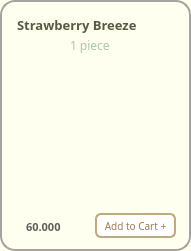
       <widget class="QFrame" name="frame_croisstrawberry">
        <property name="geometry">
         <rect>
          <x>240</x>
          <y>10</y>
          <width>191</width>
          <height>251</height>
         </rect>
        </property>
        <property name="styleSheet">
         <string notr="true">background-color: #FFFFF0;
border-radius: 15px; 
border: 2px solid #A8A29E ;</string>
        </property>
        <property name="frameShape">
         <enum>QFrame::StyledPanel</enum>
        </property>
        <property name="frameShadow">
         <enum>QFrame::Raised</enum>
        </property>
        <widget class="QLabel" name="label_strawberry">
         <property name="geometry">
          <rect>
           <x>17</x>
           <y>15</y>
           <width>161</width>
           <height>20</height>
          </rect>
         </property>
         <property name="font">
          <font>
           <family>Mongolian Baiti</family>
           <pointsize>10</pointsize>
           <weight>75</weight>
           <bold>true</bold>
          </font>
         </property>
         <property name="styleSheet">
          <string notr="true">border-radius: 0px;
border:0px solid;
color:#5A5A42</string>
         </property>
         <property name="text">
          <string>Strawberry Breeze</string>
         </property>
        </widget>
        <widget class="QLabel" name="label_crois_strawberry">
         <property name="geometry">
          <rect>
           <x>3</x>
           <y>36</y>
           <width>191</width>
           <height>181</height>
          </rect>
         </property>
         <property name="cursor">
          <cursorShape>ArrowCursor</cursorShape>
         </property>
         <property name="styleSheet">
          <string notr="true">border:0px;
background-color: transparent;</string>
         </property>
         <property name="text">
          <string/>
         </property>
         <property name="pixmap">
          <pixmap>../images/image-removebg-preview (27).png</pixmap>
         </property>
         <property name="scaledContents">
          <bool>true</bool>
         </property>
        </widget>
        <widget class="QLabel" name="label_strawberry_size">
         <property name="geometry">
          <rect>
           <x>70</x>
           <y>37</y>
           <width>51</width>
           <height>16</height>
          </rect>
         </property>
         <property name="font">
          <font>
           <family>Mongolian Baiti</family>
           <pointsize>9</pointsize>
          </font>
         </property>
         <property name="styleSheet">
          <string notr="true">color: #A7C7A7;
border:0px</string>
         </property>
         <property name="text">
          <string>1 piece</string>
         </property>
        </widget>
        <widget class="QPushButton" name="pushButton_add_strawberry">
         <property name="geometry">
          <rect>
           <x>95</x>
           <y>213</y>
           <width>81</width>
           <height>25</height>
          </rect>
         </property>
         <property name="maximumSize">
          <size>
           <width>16777207</width>
           <height>16777215</height>
          </size>
         </property>
         <property name="font">
          <font>
           <family>Mongolian Baiti</family>
           <pointsize>-1</pointsize>
          </font>
         </property>
         <property name="styleSheet">
          <string notr="true">QPushButton {
    background-color: white;
    color: #A37B50;
    border: 2px solid #C2A87E;
    border-radius: 6px;
    padding: 4px 5px;
    font-size: 10px;
}

QPushButton:hover {
    background-color: #F7F3EF;
}

QPushButton:pressed {
    background-color: #E6D5C3;
}
</string>
         </property>
         <property name="text">
          <string>Add to Cart +</string>
         </property>
        </widget>
        <widget class="QLabel" name="label_strawberry_price">
         <property name="geometry">
          <rect>
           <x>26</x>
           <y>219</y>
           <width>61</width>
           <height>16</height>
          </rect>
         </property>
         <property name="font">
          <font>
           <family>Mongolian Baiti</family>
           <pointsize>8</pointsize>
           <weight>75</weight>
           <bold>true</bold>
          </font>
         </property>
         <property name="styleSheet">
          <string notr="true">border:0px;
color: rgb(98, 94, 92);
</string>
         </property>
         <property name="text">
          <string>60.000</string>
         </property>
        </widget>
       </widget>
